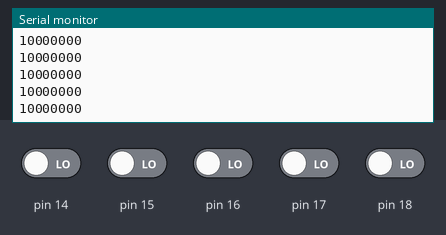
Bench run of a sketch on a simulated Arduino Uno, built with avr-gcc and run on an emulated ATmega328P. Parts: the last lines printed to the serial monitor. The inputs (shaded band) are chosen by the test bench; at power-on: pin 14–18 LOW.

Above: at 1.2 s.
1.3 s: pin 14 driven HIGH
At 1.35 s:
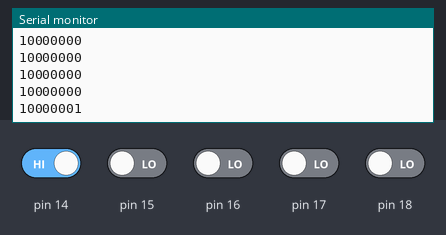
2.8 s: pin 15 driven HIGH
At 2.83 s:
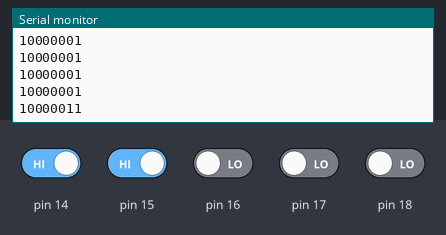
4.3 s: pin 16 driven HIGH
At 4.32 s:
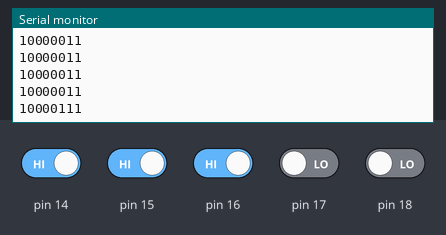
5.8 s: pin 17 driven HIGH
At 5.85 s:
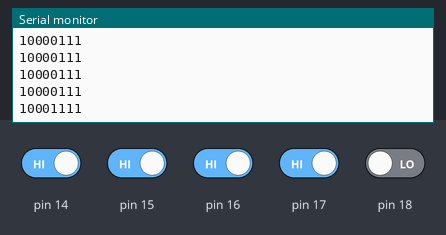
7.3 s: pin 18 driven HIGH
At 7.34 s:
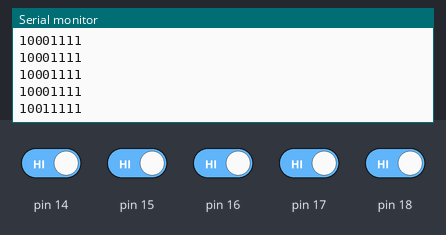
8.8 s: pin 14 driven LOW
At 8.82 s:
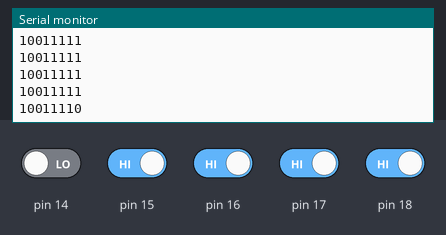
Timing chart, 0 to 11.3 s (numbered marks = the images above; inputs shaded):
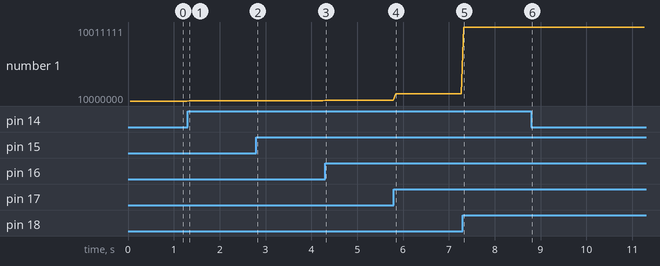

Measured:
- after the input at 1.3 s, the serial monitor: prints a new line at once (image 1)
- after the input at 2.8 s, the serial monitor: prints a new line at once (image 2)
- after the input at 4.3 s, the serial monitor: prints a new line at once (image 3)
- after the input at 5.8 s, the serial monitor: prints a new line at once (image 4)
- after the input at 7.3 s, the serial monitor: prints a new line at once (image 5)
- after the input at 8.8 s, the serial monitor: prints a new line at once (image 6)
- plotted number 1: 10000000 → 10000001 after the input at 1.3 s, 10000001 → 10000011 after the input at 2.8 s, 10000011 → 10000111 after the input at 4.3 s, 10000111 → 10001111 after the input at 5.8 s, 10001111 → 10011111 after the input at 7.3 s

The sketch:

Line_Follower_5_sensor_digital_V1.ino
```cpp
/* CNY70 Sensor Array Test Code
As Digital Signal

By DrakerDG (c)

https://www.youtube.com/user/DrakerDG
*/

const byte PnX[5] = {3, 4, 5, 6, 7};
byte SnX = 0;
unsigned long Tm0 = 0;

void EstSnX(void);

void setup(){
  Serial.begin(9600);
  delay(50);
  DDRC = 0b00000000;
  for (byte i=0; i<5; i++){
    pinMode(PnX[i], INPUT);
  }
}

void loop(){
  unsigned long Tm1 = millis();
  if ((Tm1-Tm0)>50){
    EstSnX();
    SnX = SnX + 0b10000000;

    Serial.println(SnX, BIN);
    Tm0 = Tm1;
  }
}

void EstSnX(){
  SnX = PINC & 0b00011111;

}
```
